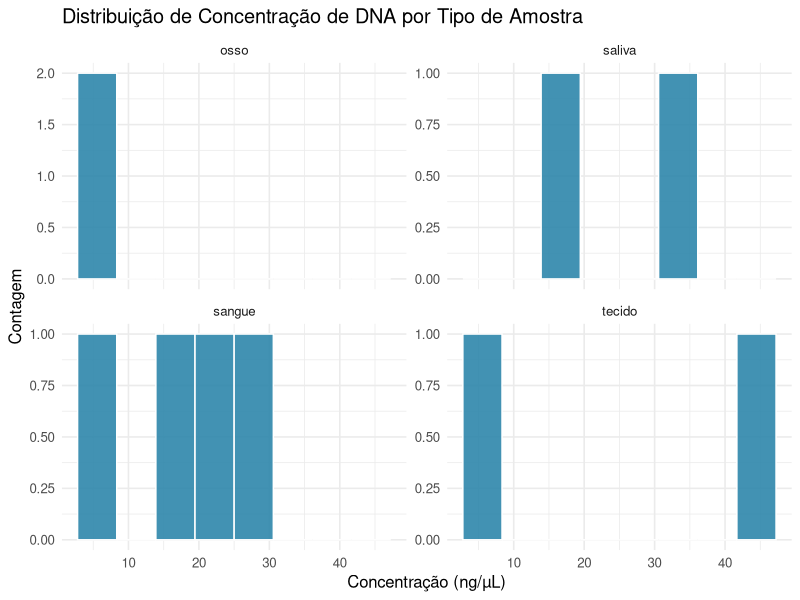
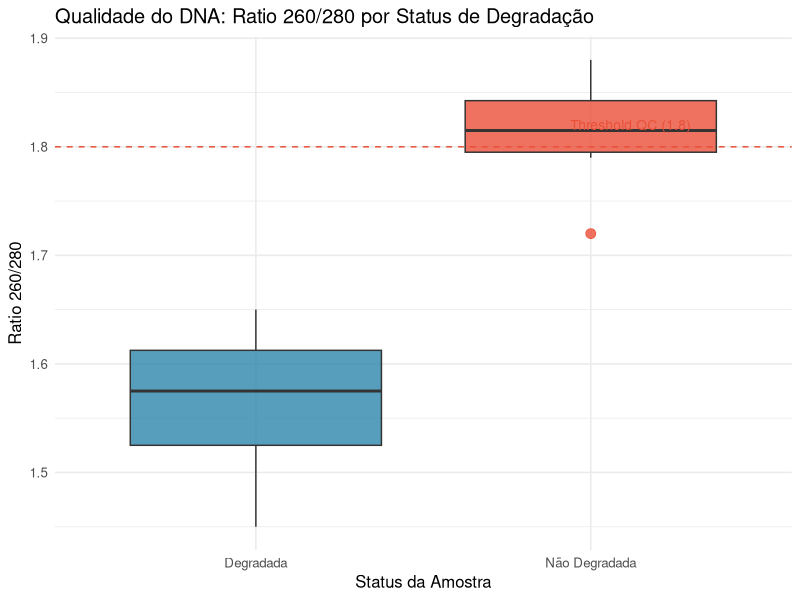
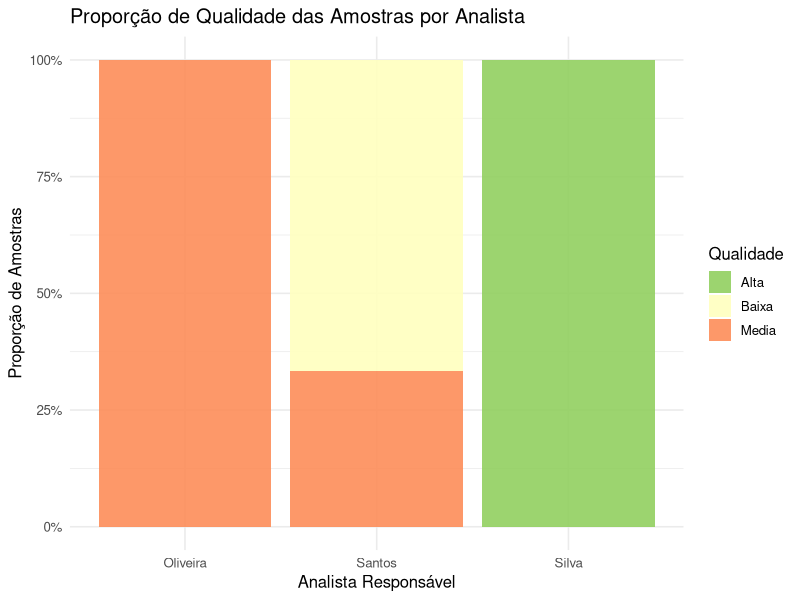

Here is the R script that generated these plots, in order:
## ---- chunk 1
knitr::opts_chunk$set(echo = TRUE, warning = FALSE, message = FALSE)
library(tidyverse)
## ---- chunk 2
# Carregar dados
amostras <- read.csv("../datasets/amostras_forenses_aula01.csv",
                     stringsAsFactors = FALSE) |>
  mutate(data_analise = as.Date(data_analise))

# Pipeline completo
relatorio_outubro <- amostras |>
  # 1. Filtrar outubro de 2026
  filter(between(data_analise, as.Date("2026-10-01"), as.Date("2026-10-31"))) |>

  # 2. Classificar qualidade pelo ratio 260/280
  mutate(
    qualidade = case_when(
      ratio_260_280 >= 1.8 ~ "Alta",
      ratio_260_280 >= 1.6 ~ "Media",
      TRUE ~ "Baixa"
    )
  ) |>

  # 3 & 4. Agrupar e calcular estatísticas
  group_by(tipo, qualidade) |>
  summarise(
    n_amostras = n(),
    conc_media = round(mean(dna_concentracao_ng_ul), 2),
    conc_dp = round(sd(dna_concentracao_ng_ul), 2),
    conc_min = min(dna_concentracao_ng_ul),
    conc_max = max(dna_concentracao_ng_ul),
    .groups = "drop"
  ) |>

  # 5. Ordenar por número de amostras (decrescente)
  arrange(desc(n_amostras))

cat("Relatório de Amostras - Outubro 2026:\n")
print(relatorio_outubro)
## ---- chunk 3
# Criar dataset wide com 5 amostras e 6 marcadores
perfis_wide <- tibble(
  amostra_id = paste0("REF_", sprintf("%03d", 1:5)),
  D3S1358 = c("15/17", "14/16", "15/15", "16/18", "14/15"),
  TH01 = c("7/9.3", "6/9", "8/9.3", "7/7", "9/9.3"),
  D21S11 = c("28/30", "29/31", "28/28", "30/31", "28/29"),
  D18S51 = c("14/17", "13/16", "15/17", "14/15", "16/17"),
  vWA = c("14/18", "15/17", "16/18", "14/16", "17/18"),
  FGA = c("22/24", "21/23", "22/25", "23/24", "21/22")
)

cat("Formato WIDE original:\n")
print(perfis_wide)

# a) Converter para long
perfis_long <- perfis_wide |>
  pivot_longer(
    cols = -amostra_id,
    names_to = "marcador",
    values_to = "genotipo"
  )

cat("\nFormato LONG:\n")
print(head(perfis_long, 12))

# b) Separar alelos
perfis_alelos <- perfis_long |>
  separate(genotipo, into = c("alelo1", "alelo2"), sep = "/")

cat("\nCom alelos separados:\n")
print(head(perfis_alelos, 12))

# c) Frequência alélica por marcador
freq_alelica <- perfis_alelos |>
  pivot_longer(cols = c(alelo1, alelo2), names_to = "qual_alelo", values_to = "alelo") |>
  count(marcador, alelo, name = "contagem") |>
  group_by(marcador) |>
  mutate(frequencia = contagem / sum(contagem)) |>
  arrange(marcador, desc(frequencia)) |>
  ungroup()

cat("\nFrequências alélicas:\n")
print(freq_alelica)

# d) Voltar para wide e verificar integridade
perfis_volta_wide <- perfis_long |>
  pivot_wider(names_from = marcador, values_from = genotipo)

identicos <- identical(perfis_wide, perfis_volta_wide)
cat("\nDados recuperados são idênticos ao original?", identicos, "\n")

if (!identicos) {
  cat("Verificando diferenças...\n")
  print(all.equal(perfis_wide, perfis_volta_wide))
}
## ---- chunk 4
# Preparar dados com classificação de qualidade
dados_viz <- read.csv("../datasets/amostras_forenses_aula01.csv",
                      stringsAsFactors = FALSE) |>
  mutate(
    data_analise = as.Date(data_analise),
    qualidade = case_when(
      ratio_260_280 >= 1.8 ~ "Alta",
      ratio_260_280 >= 1.6 ~ "Media",
      TRUE ~ "Baixa"
    ),
    degradado_label = ifelse(degradado, "Degradada", "Não Degradada")
  )

# a) Histograma facetado por tipo
p1 <- ggplot(dados_viz, aes(x = dna_concentracao_ng_ul)) +
  geom_histogram(bins = 8, fill = "#2E86AB", color = "white", alpha = 0.9) +
  facet_wrap(~tipo, scales = "free_y") +
  labs(
    title = "Distribuição de Concentração de DNA por Tipo de Amostra",
    x = "Concentração (ng/µL)",
    y = "Contagem"
  ) +
  theme_minimal(base_size = 12)

print(p1)

# b) Boxplot de ratio 260/280 por status de degradação
p2 <- ggplot(dados_viz, aes(x = degradado_label, y = ratio_260_280, fill = degradado_label)) +
  geom_boxplot(alpha = 0.8, outlier.color = "#E94F37", outlier.size = 3) +
  geom_hline(yintercept = 1.8, linetype = "dashed", color = "#E94F37") +
  annotate("text", x = 2.3, y = 1.82, label = "Threshold QC (1.8)",
           color = "#E94F37", size = 3.5, hjust = 1) +
  scale_fill_manual(values = c("#2E86AB", "#E94F37")) +
  labs(
    title = "Qualidade do DNA: Ratio 260/280 por Status de Degradação",
    x = "Status da Amostra",
    y = "Ratio 260/280",
    fill = "Status"
  ) +
  theme_minimal(base_size = 12) +
  theme(legend.position = "none")

print(p2)

# c) Barras empilhadas: proporção de qualidade por analista
p3 <- dados_viz |>
  count(analista, qualidade) |>
  group_by(analista) |>
  mutate(proporcao = n / sum(n)) |>
  ungroup() |>
  ggplot(aes(x = analista, y = proporcao, fill = qualidade)) +
  geom_bar(stat = "identity", position = "stack", alpha = 0.9) +
  scale_fill_brewer(palette = "RdYlGn", direction = -1) +
  scale_y_continuous(labels = scales::percent_format()) +
  labs(
    title = "Proporção de Qualidade das Amostras por Analista",
    x = "Analista Responsável",
    y = "Proporção de Amostras",
    fill = "Qualidade"
  ) +
  theme_minimal(base_size = 12)

print(p3)
## ---- chunk 5
sessionInfo()
